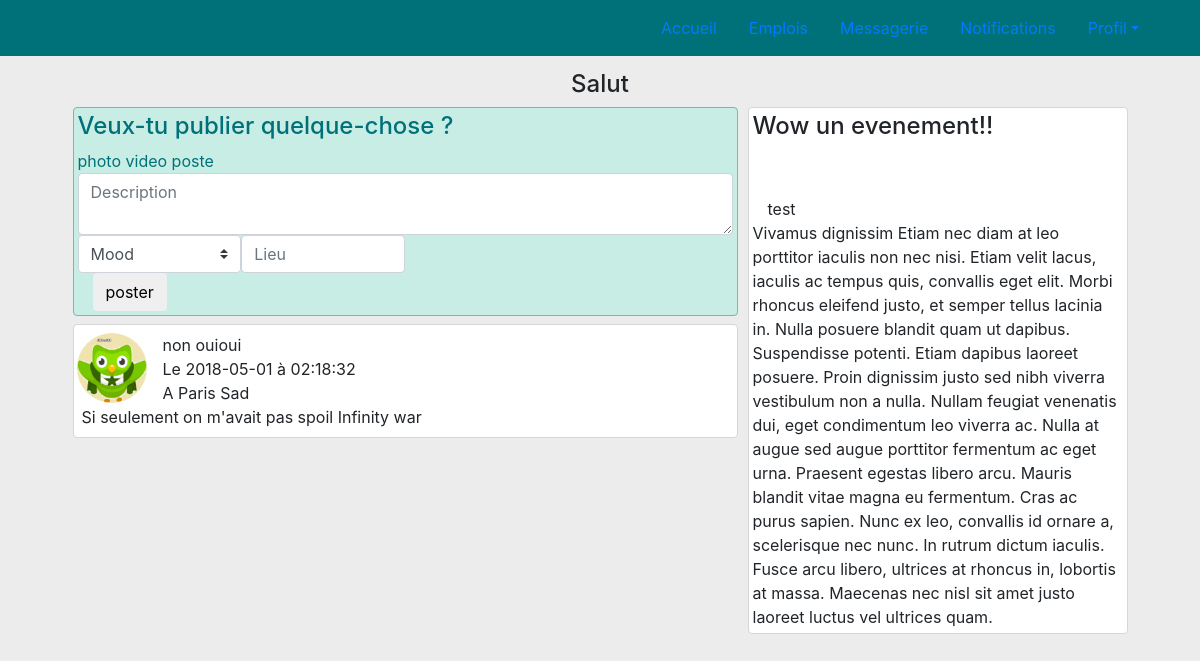
/pages/home.php, run on an earlier commit of the app's database.
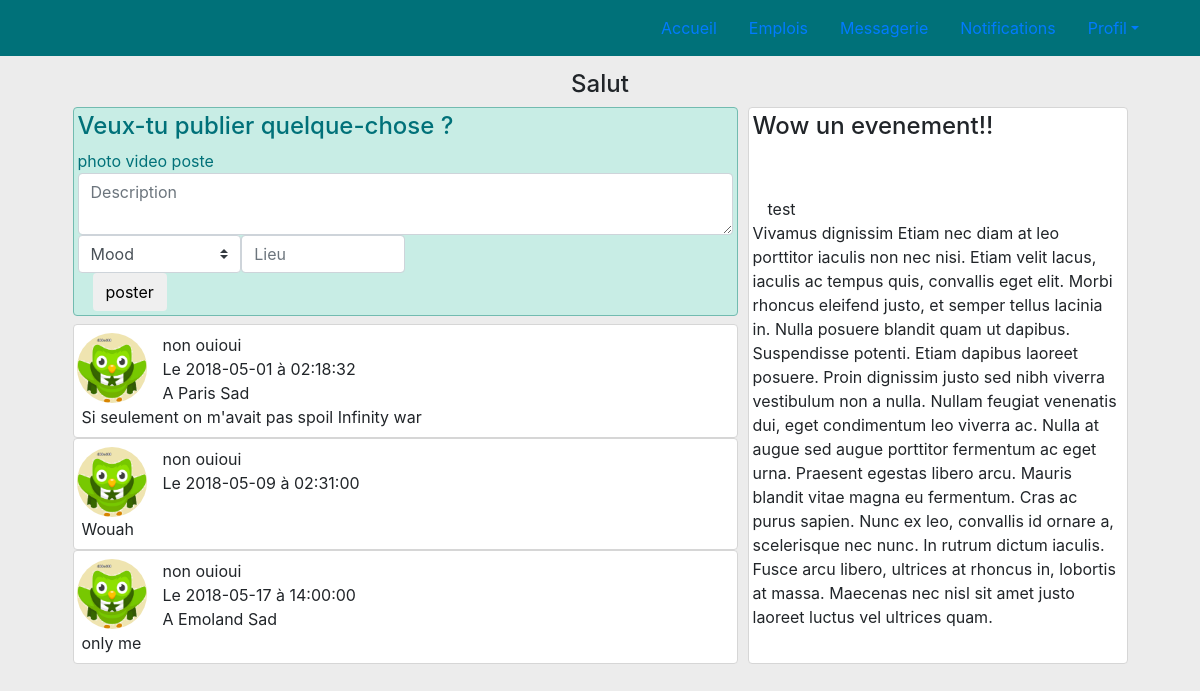
And on a later commit of the database.
### tables this page shows
CREATE TABLE IF NOT EXISTS `publication` (
  `ID_author` int(11) NOT NULL,
  `ID_post` int(11) NOT NULL AUTO_INCREMENT,
  `date` date NOT NULL,
  `time` time NOT NULL,
  `visibility` varchar(20) NOT NULL,
  `location` varchar(50) DEFAULT NULL,
  `emotion` varchar(20) DEFAULT NULL,
  `text` text NOT NULL,
  `ID_media` int(11) DEFAULT NULL,
  `nb_like` int(11) DEFAULT NULL,
  PRIMARY KEY (`ID_post`)
);

CREATE TABLE IF NOT EXISTS `user` (
  `ID_user` int(11) NOT NULL AUTO_INCREMENT,
  `name` varchar(20) NOT NULL,
  `first_name` varchar(20) NOT NULL,
  `email` varchar(50) NOT NULL,
  `password` text NOT NULL,
  `type` varchar(20) NOT NULL,
  `pseudo` varchar(20) NOT NULL,
  `profile_pic` varchar(50) DEFAULT '../resources/pp_base.png',
  `header_pic` varchar(50) DEFAULT '../resources/header_base.png',
  `creation_date` date NOT NULL,
  KEY `ID_user` (`ID_user`)
);

### pages/post.php (the view)
<div class="row">
    <div class="profile_pic rounded"><img src="../resources/pp_base.png" style="max-height : 70px" class="img-fluid rounded-circle" alt="pp"> </div>
    <?php echo "".$data["author_f_n"]." ".$data["author_n"]."<br>";
            echo "Le ".$data["date"]." à ".$data["time"]."<br>";
            if (!empty($data["location"]) )
            {
                echo "A ".$data["location"]." ";
            }
            if (!empty($data["emotion"]) )
            {
                echo "".$data["emotion"]."<br>";
            }
    ?>
</div>
    <?php echo "".$data["text"]."<br>"; ?>

### pages/home.php (shortened to what this page needs)
<!DOCTYPE html>
<html lang="en">
<head>
	<link href="global.css" rel="stylesheet" type="text/css" />
	<link rel="stylesheet" href="https://stackpath.bootstrapcdn.com/bootstrap/4.1.0/css/bootstrap.min.css">
</head>
<body>
<header>
  <div><?php include ("menu.php"); ?>
   </div>
</header>
<div class="container">
  <div class="row justify-content-center"><h4>Salut <?php echo $_SESSION['first_name']; ?> </h4></div>
  <div class="row justify-content-center">
    <div class="col-lg-7">
      <div class="row">
        <div id="publish_box" class="col-lg-12 rounded p-1 mb-2">
          <h4>Veux-tu publier quelque-chose ?</h4>
          <?php include ("publish.php"); ?>
        </div>
        <br />
      </div>
      <div class="row">
        <?php
          try {
          $bdd = new PDO('mysql:host=localhost;dbname=eceperanto;charset=utf8', 'root', '');
          }
          catch (Exception $e)
          {
              die('Erreur : ' . $e->getMessage());
          }
          $posts = $bdd->query("SELECT u1.name AS author_n, u1.first_name AS author_f_n,
          publication.date, publication.time, publication.text, publication.location, publication.emotion
          FROM publication
          INNER JOIN user u1 ON u1.ID_user = publication.ID_author
          WHERE u1.ID_user =10");
          while ($data = $posts->fetch())
          {
            echo '<div class="col-lg-12 post_style rounded p-2">';
            include ("post.php");
            echo "</div><br />";
          }
        ?>
      </div>
    </div>
    <div id="event_box" class=" col-lg-4 rounded p-1"><h4> Wow un evenement!!</h4><br/><br/>
    <?php include ("event.php"); ?>
    Vivamus dignissim Etiam nec diam at leo porttitor iaculis non nec nisi.
    Etiam velit lacus, iaculis ac tempus quis, convallis eget elit.
    Morbi rhoncus eleifend justo, et semper tellus lacinia in.
    Nulla posuere blandit quam ut dapibus.
    Suspendisse potenti. Etiam dapibus laoreet posuere.
    Proin dignissim justo sed nibh viverra vestibulum non a nulla.
    Nullam feugiat venenatis dui, eget condimentum leo viverra ac.
    Nulla at augue sed augue porttitor fermentum ac eget urna.
    Praesent egestas libero arcu. Mauris blandit vitae magna eu fermentum.
    Cras ac purus sapien. Nunc ex leo, convallis id ornare a, scelerisque nec nunc. In rutrum dictum iaculis. Fusce arcu libero, ultrices at rhoncus in, lobortis at massa. Maecenas nec nisl sit amet justo laoreet luctus vel ultrices quam.
    </div>
  </div>
</div>
</body>
</html>

### pages/menu.php (shortened to what this page needs)
<nav class="navbar navbar-expand-lg fixed-top" style="background-color: #007179;">
    <div class="container justify-content-end">
        <ul class="nav">
            <li class="nav-item">
                <a class="nav-link" href="home.php">Accueil</a></li>
            <li class="nav-item">
                <a class="nav-link" href="#">Emplois</a></li>
            <li class="nav-item">
                <a class="nav-link" href="#">Messagerie</a></li>
            <li class="nav-item">
                <a class="nav-link" href="#">Notifications</a></li>
            <li class="nav-item dropdown">
                <a class="nav-link dropdown-toggle"  data-toggle="dropdown" href="#"  aria-haspopup="true" aria-expanded="false">Profil</a>
            </li>
        </ul>
    </div>
</nav>

### pages/publish.php (shortened to what this page needs)
<form method="POST" action="">
<div class="container-fluid">
    <div class="row">
    photo video poste
    </div>
    <div class="row">
    <textarea id="desc" class="form-control" placeholder="Description" required></textarea>
    </div>
    <div class="row">
        <select id="mood" class="custom-select col-sm-3">
        <option selected>Mood</option>
        </select>
        <input id="place" type="text" class="form-control col-sm-3" placeholder="Lieu">
    </div>
    <input type="submit" class="btn" name="poster" value="poster" />
</div>
</form>

### pages/event.php
<div class="container">
    <div class="row">
        <div class="col-sm-1">
          test </div>
    </div>
</div>

### pages/global.css (style rules this page uses)
body { padding-top: 70px; background-color: #ececec !important; }
.post_style { background-color: #ffffff; border-width:1px; border-style:solid; border-color:#d6d6d6; }
#event_box { background-color: #ffffff; border-width:1px; border-style:solid; border-color:#d6d6d6; margin-left: 10px; }
#publish_box { background-color: #c8ede5; color:#007179; border-width:1px; border-style:solid; border-color:#72bbb0; }
.profile_pic { padding-left: 10px; width: 8vw; }

What changed in the data, as far as the page shows it:
added publication: ID_author.first_name "non", ID_author.name "ouioui", date "2018-05-09", time "02:31:00", text "Wouah"
added publication: ID_author.first_name "non", ID_author.name "ouioui", date "2018-05-17", time "14:00:00", location "Emoland", emotion "Sad", text "only me"
